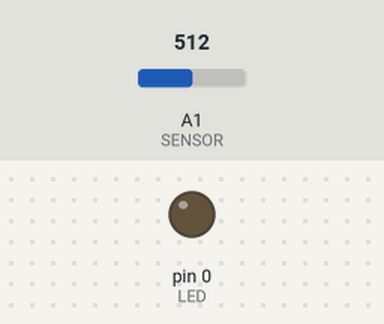
Bench run of a sketch on a simulated Arduino Uno, built with avr-gcc and run on an emulated ATmega328P. On the bench: output pins drawn as LEDs (lit = HIGH). Dashed ring = blinking. The inputs (shaded band) are chosen by the test bench; at power-on: A1 (SENSOR) = 512.

Above: at 1.2 s.
1.3 s: A1 (SENSOR) set to 447
3.3 s: A1 (SENSOR) set to 418
At 4.6 s:
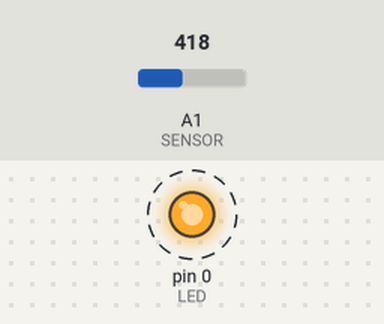
6.4 s: A1 (SENSOR) set to 511
At 7.6 s:
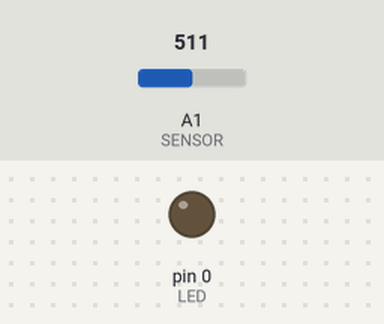
Timing chart, 0 to 9.4 s (numbered marks = the images above; inputs shaded):
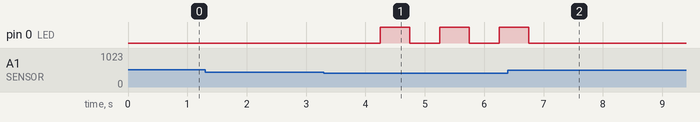

The sketch:

light_sensor.ino
```cpp
/**
 * light_sensor
 *
 * Senses light with a photoresistor voltage divider on an anlog input
 * and blinks an LED with intensity and duty cycle relative to light
 * intensity.
 */

// LED on Pin 5 of the Attiny13a
#define LED 0
// Sensor on Pin 7 of the Attiny13a
#define SENSOR A1

int duty = 512;

void setup() {
  pinMode(LED, OUTPUT);
  pinMode(SENSOR, INPUT);
  analogReference(DEFAULT);
}


void loop() {
  duty = max(0, 255 - analogRead(SENSOR) / 4 - 20);
  analogWrite(LED, duty);
  delay(500);
  analogWrite(LED, 0);
  delay(1024 - duty * 4);
}
```

Measured:
- the behaviour switches between 432 and 431 on A1 (SENSOR) (found by bisection; images 0 and 1)
- after the input at 1.3 s, every drawn part: stays the same
- after the input at 3.3 s, pin 0 (LED): alternates HIGH for 0.50 s and LOW for 0.50 s, starting after 0.95 s
- after the input at 6.4 s, pin 0 (LED): goes on until 6.7 s, then stays LOW
